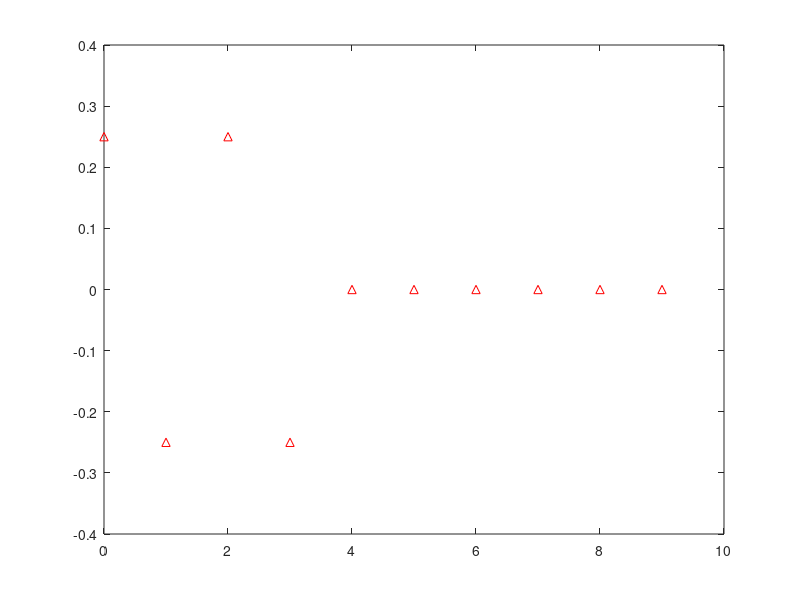
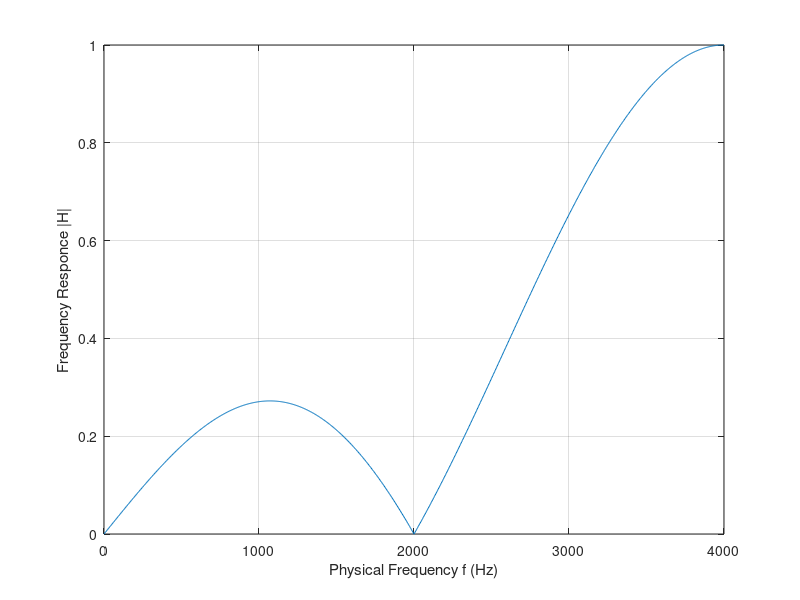

The MATLAB source for these figures, in order:
n = 5; % filter order
fc = 3000; % filter cutoff frequency
Fs=8000;
a = 1;
% Choose filter type 'low','high','bandpass','stop'
b = 0.25*[1, -1,1, -1]
figure;impz(b,a,10);
f = (0:.001:1)*Fs/2;
H = freqz(b,a,f,Fs);
figure;plot(f,abs(H)),grid;
xlabel('Physical Frequency f (Hz)')
ylabel('Frequency Responce |H|')
